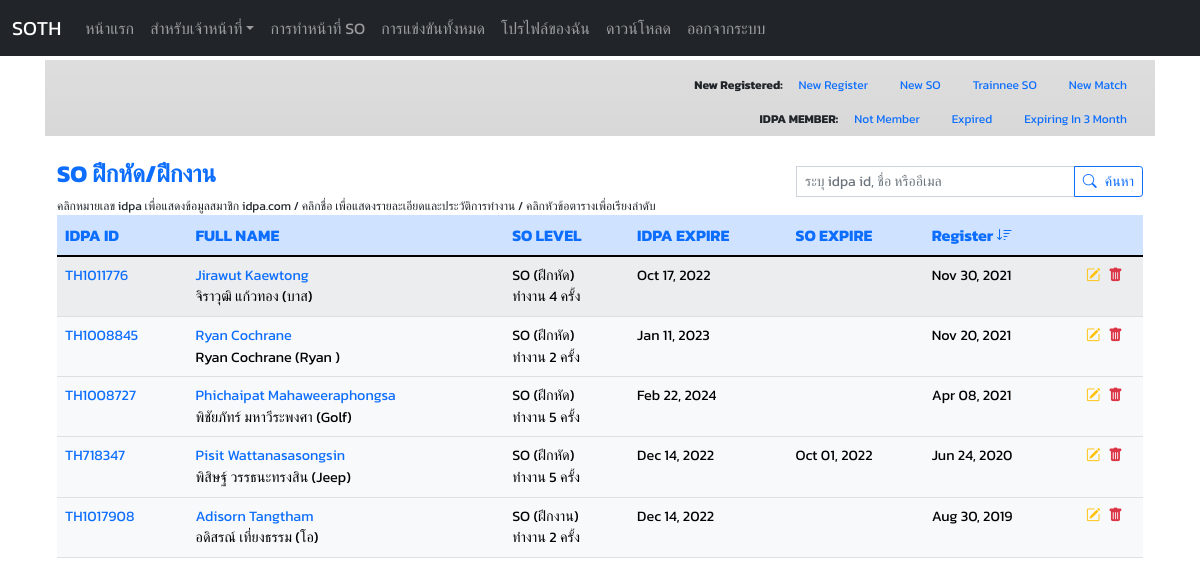
Page /admin/report.php?p=rpt&v=Trainnee&order=Register&sort=z (signed in) on the committed database.
### tables this page shows
CREATE TABLE `so_member` (
  `so_id` int(11) NOT NULL,
  `so_idpa_id` varchar(10) DEFAULT NULL,
  `so_club` varchar(50) DEFAULT NULL,
  `so_firstname` varchar(30) NOT NULL,
  `so_lastname` varchar(30) NOT NULL,
  `so_firstname_en` varchar(30) DEFAULT NULL,
  `so_lastname_en` varchar(30) DEFAULT NULL,
  `so_nickname` varchar(20) NOT NULL,
  `so_citizen_id` varchar(13) NOT NULL,
  `so_dob` date DEFAULT NULL,
  `so_blood_type` varchar(7) DEFAULT NULL,
  `so_sex` varchar(10) DEFAULT NULL,
  `so_address` varchar(50) DEFAULT NULL,
  `so_subdistrict` varchar(30) DEFAULT NULL,
  `so_district` varchar(30) DEFAULT NULL,
  `so_province` varchar(30) DEFAULT NULL,
  `so_zipcode` varchar(5) DEFAULT NULL,
  `so_phone` varchar(30) DEFAULT NULL,
  `so_email` varchar(50) DEFAULT NULL,
  `so_line_id` varchar(60) DEFAULT NULL,
  `so_lineid` varchar(35) DEFAULT NULL,
  `so_idpa_expire` date DEFAULT NULL,
  `so_license_expire` date DEFAULT NULL,
  `so_idpa_profile` varchar(30) DEFAULT NULL,
  `so_level` varchar(12) DEFAULT NULL,
  `so_pwd` varchar(24) DEFAULT NULL,
  `so_auth_lv` int(1) NOT NULL DEFAULT 1 COMMENT '1 idpa member, 3 so member, 5 match director, 6 Stat, 7 administrator, 9 developer',
  `so_avatar` varchar(50) DEFAULT 'img/person.png',
  `so_status` varchar(10) NOT NULL DEFAULT 'enable',
  `so_regis_datetime` datetime DEFAULT NULL,
  `so_editor` varchar(30) DEFAULT NULL,
  `so_lastupdate` datetime NOT NULL DEFAULT current_timestamp()
);

### core.php (called while the page is built, shortened)
<?php
class database extends CommonFnc
{
    protected $mysql_server = "localhost";
    protected $mysql_user = "idpasoth_idpasoth";
    protected $mysql_pass = "Chittong-23";
    protected $mysql_name = "idpasoth_soth";
    public function open_conn()
    {
        $conn = mysqli_connect($this->mysql_server, $this->mysql_user, $this->mysql_pass, $this->mysql_name);
        mysqli_set_charset($conn, "utf8");
        return $conn;
    }
    public function get_result($sql)
    {
        $result = $this->open_conn()->query($sql);
        return $result;
    }
    public function get_db_array($sql, $type = 'key')
    {
        if (isset($sql)) {
            $result = $this->get_result($sql);
            if (!empty($result)) {
                if ($type == 'key') {
                    return $result->fetch_all(MYSQLI_ASSOC);
                } else {
                    return $result->fetch_all(MYSQLI_NUM);
                }
            }
            return NULL;
        } else {
            die("fnc get_db_col no sql parameter.");
        }
    }
    public function get_db_col($sql)
    {
        if (isset($sql)) {
            $result = $this->get_result($sql);
            if (!empty($result)) {
                $row = $result->fetch_array();
                return $row[0];
            }
            return NULL;
        } else {
            die("fnc get_db_col no sql parameter.");
        }
    }
}
?>

### admin/report.php (the view, shortened to what this page needs)
<!doctype html>
<html lang="en">
<?php
include('../core.php');
if (empty($_SESSION["member"])) {
    die('<meta http-equiv="refresh" content="0;url=../sign/signout.php?p=no-right">');
} else {
    $fnc = new web;
    $fnc->debug_console("member info", $_SESSION["member"]);
}
function report_admin_menu()
{
?>
    <div class="container bg-gradient pt-2 text-end d-print-none" style="background-color: #d8d8d8; font-size: 0.75em;">
        <ul class="nav justify-content-end text-capitalize">
            <li class="nav-item align-self-center fw-bold">
                New Registered:
            </li>
            <li class="nav-item">
                <a class="nav-link " aria-current="page" href="?p=rpt&v=newRegister&order=Register&sort=z">New Register</a>
            </li>
            <li class="nav-item">
                <a class="nav-link " aria-current="page" href="?p=rpt&v=newSO&order=Register&sort=z">New SO</a>
            </li>
            <li class="nav-item">
                <a class="nav-link " aria-current="page" href="?p=rpt&v=Trainnee&order=FULL%20NAME&sort=a">Trainnee SO</a>
            </li>
            <li class="nav-item">
                <a class="nav-link " aria-current="page" href="?p=rpt&v=newMatch&order=Register&sort=z">New Match</a>
            </li>
        </ul>
        <ul class="nav justify-content-end text-capitalize">
            <li class="nav-item align-self-center fw-bold">
                IDPA MEMBER:
            </li>
            <li class="nav-item">
                <a class="nav-link " aria-current="page" href="?p=rpt&v=notmember&order=Register&sort=z">Not Member</a>
            </li>
            <li class="nav-item">
                <a class="nav-link " aria-current="page" href="?p=rpt&v=expired&order=IDPA%20EXPIRE&sort=a">Expired</a>
            </li>
            <li class="nav-item">
                <a class="nav-link " aria-current="page" href="?p=rpt&v=exp3month&order=IDPA%20EXPIRE&sort=a">Expiring in 3 month</a>
            </li>
        </ul>
    </div>
<?php
}
function so_list_rpt($rpt_type = "")
{
    global $fnc;
    $sql_order = NULL;
    $sql = "SELECT * FROM `so_member` WHERE ";
    if (isset($_GET["v"]) && $_GET["v"] == "Trainnee") {
        $sql .= "`so_status` = 'enable' AND `so_level` LIKE '%ฝึก%'";
        $rpt_title = "SO ฝึกหัด/ฝึกงาน";
    }
?>
    <div class="container mb-4">
        <div class="row">
            <div class="col-12 col-md-8">
                <h4 class="text-primary text-uppercase mt-4"><strong><?= $rpt_title ?></strong></h4>
            </div>
            <div class="col align-self-end text-end pt-md-4">
                <form action="?" method="get">
                    <div class="input-group input-group-sm">
                        <input type="text" class="form-control" name="keysearch" placeholder="ระบุ idpa id, ชื่อ หรืออีเมล" <?php {
                                                                                                                                if (isset($_GET["keysearch"]) && $_GET["keysearch"] != "") echo ' value="' . $_GET['keysearch'] . '"';
                                                                                                                            } ?> aria-describedby="button-addon2">
                        <button class="btn btn-outline-primary" type="submit" id="button-addon2"><i class="bi bi-search me-2"></i>ค้นหา</button>
                    </div>
                </form>
            </div>
        </div>
        <div>
            <p class="text-mute my-0 py-0" style="font-size: 0.75em;">คลิกหมายเลข idpa เพื่อแสดงข้อมูลสมาชิก idpa.com / คลิกชื่อ เพื่อแสดงรายละเอียดและประวัติการทำงาน / คลิกหัวข้อตารางเพื่อเรียงลำดับ</p>
        </div>
        <table class="table table-light table-striped table-hover">
            <thead>
                <tr class="table-primary">
                    <th class="d-none d-md-table-cell"><?php $sql_order .= table_header_sorting("IDPA ID", "so_idpa_id", $sql_order); ?></th>
                    <th><?php $sql_order .= table_header_sorting("FULL NAME", "so_firstname_en", $sql_order); ?></th>
                    <th class="d-none d-lg-table-cell"><?php $sql_order .= table_header_sorting("SO LEVEL", "so_level", $sql_order); ?></th>
                    <th><?php $sql_order .= table_header_sorting("IDPA EXPIRE", "so_idpa_expire", $sql_order); ?></th>
                    <th><?php $sql_order .= table_header_sorting("SO EXPIRE", "so_license_expire", $sql_order); ?></th>
                    <th class="d-none d-lg-table-cell"><?php $sql_order .= table_header_sorting("Register", "so_regis_datetime	", $sql_order); ?></th>
                    <th class="text-end d-none d-md-table-cell">
                    </th>
                </tr>
            </thead>
            <tbody style="font-size: 0.9em;">
                <?php
                if (isset($sql_order)) {
                    $sql .= $sql_order;
                }
                $sql .= " Limit 30";
                $fnc->debug_console("table so list:", $sql);
                $so_array = $fnc->get_db_array($sql);
                if (!empty($so_array)) {
                    foreach ($so_array as $row) {
                        echo '<tr';
                        if ($_GET["v"] == "Trainnee") {
                            $sql_cnt_on_duty = "SELECT count(`on_duty_id`) as cnd_on_duty FROM `on_duty` WHERE `on_duty_status` = 'enable' AND `so_id` = " . $row["so_id"];
                            $cnt_on_duty = $fnc->get_db_col($sql_cnt_on_duty);
                            if ($cnt_on_duty < 2) {
                                echo ' class="d-none"';
                            }
                        }
                        echo '>
                                <td scope="row" class="d-none d-md-table-cell"><a href="https://www.idpa.com/members/' . $row["so_idpa_id"] . '" target="_blank">' . $row["so_idpa_id"] . '</a></td>
                                <td>';
                        echo '<p class="m-0"><a href="../admin/?p=soinfo&soid=' . $row["so_id"] . '" target="_top">' . $row["so_firstname_en"] . ' ' . $row["so_lastname_en"] . '</a></p>';
                        echo '<p class="m-0">' . $row["so_firstname"] . ' ' . $row["so_lastname"] . ' (' . $row["so_nickname"] . ')</p></td>';
                        echo '<td class="d-none d-lg-table-cell">' . $row["so_level"];
                        if ($_GET["v"] == "Trainnee") {
                            echo '<br>' . 'ทำงาน ' . $cnt_on_duty . ' ครั้ง';
                        }
                        echo '</td>';
                        echo '<td>';
                        if ($row["so_idpa_expire"]) {
                            echo date("M d, Y", strtotime($row["so_idpa_expire"]));
                        }
                        echo '</td>';
                        echo '<td>';
                        if ($row["so_license_expire"]) {
                            echo date("M d, Y", strtotime($row["so_license_expire"]));
                        }
                        echo '</td>
                                <td class="d-none d-lg-table-cell">' . date("M d, Y", strtotime($row["so_regis_datetime"])) . '</td>';
                        echo '<td class="text-center d-none d-md-table-cell">';
                        if ($_GET["v"] == "newRegister") {
                            echo '<a href="../db_mgt.php?p=so&act=approved&soid=' . $row["so_id"] . '" target="_top" class="link-primary"><i class="bi bi-person-circle"></i></a>';
                        } else {
                            echo '<a href="../admin/?p=so&act=soedit&soid=' . $row["so_id"] . '" target="_blank" class="link-warning"><i class="bi bi-pencil-square"></i></a>';
                        }
                        echo '<a href="../db_mgt.php?p=so&&act=sodelete&soid=' . $row["so_id"] . '" target="_top" class="link-danger ps-2">' . '<i class="bi bi-trash-fill"></i>' . '</a></td>';
                        echo '</tr>';
                    }
                } else {
                    echo '<tr><td colspan="8" class="text-center">SO not founded.</td></tr>';
                }
                ?>
            </tbody>
        </table>
    </div>
<?php
}
function table_header_sorting($label, $col_name, $sql_order = NULL)
{
    if (isset($_GET["order"]) && $_GET["order"] == $label) {
        if (isset($_GET["sort"]) && $_GET["sort"] == "z") {
            $sql_order = " ORDER BY " . $col_name . " DESC";
            echo '<a href="?p=' . $_GET["p"] . '&v=' . $_GET["v"] . '&order=' . $label . '&sort=a" target="_top">' . $label . ' <i class="bi bi-sort-down"></i>' . '</a>';
        } else {
            echo '<a href="?p=' . $_GET["p"] . '&v=' . $_GET["v"] . '&order=' . $label . '&sort=z" target="_top">' . $label . ' <i class="bi bi-sort-down-alt"></i>' . '</a>';
            $sql_order = " ORDER BY " . $col_name . " ASC";
        }
        return $sql_order;
    } else {
        echo '<a href="?p=' . $_GET["p"] . '&v=' . $_GET["v"] . '&order=' . $label . '&sort=a" target="_top">' . $label . '</a>';
    }
}
?>
<head>
    <link href="https://cdn.jsdelivr.net/npm/bootstrap@5.1.1/dist/css/bootstrap.min.css" rel="stylesheet">
    <link rel="stylesheet" href="../css/style.css">
</head>
<body>
    <nav class="navbar navbar-expand-md navbar-dark fixed-top bg-dark">
        <div class="container-fluid">
            <a class="navbar-brand" href="#">SOTH</a>
            <div class="collapse navbar-collapse" id="navbarCollapse">
                <ul class="navbar-nav me-auto mb-2 mb-md-0 text-capitalize">
                    <li class="nav-item">
                        <a class="nav-link" aria-current="page" href="../member/">หน้าแรก</a>
                    </li>
                    <?php if ($_SESSION["member"]["auth_lv"] >= 5) { ?>
                        <li class="nav-item dropdown">
                            <a class="nav-link dropdown-toggle" aria-current="page" data-bs-toggle="dropdown" href="#" role="button" aria-expanded="false">สำหรับเจ้าหน้าที่</a>
                        </li>
                    <?php } ?>
                    <li class="nav-item">
                        <a class="nav-link" href="../member/?p=jobs">การทำหน้าที่ SO</a>
                    </li>
                    <li class="nav-item">
                        <a class="nav-link" href="../member/?p=matchs">การแข่งขันทั้งหมด</a>
                    </li>
                    <li class="nav-item">
                        <a class="nav-link" href="../member/?p=profile">โปรไฟล์ของฉัน</a>
                    </li>
                    <li class="nav-item">
                        <a class="nav-link" href="../member/?p=download">ดาวน์โหลด</a>
                    </li>
                    <li class="nav-item">
                        <a class="nav-link" href="../sign/signout.php?p=signout">ออกจากระบบ</a>
                    </li>
                </ul>
            </div>
        </div>
    </nav>
    <main class="flex-shrink-0">
        <div class="container">
            <?php
            if (isset($_GET["p"]) && $_GET["p"] == "rpt") {
                if ($_SESSION["member"]["auth_lv"] >= 7) {
                    report_admin_menu();
                }
                if (isset($_GET["v"]) && $_GET["v"] != "") {
                    switch ($_GET["v"]) {
                        case "Trainnee":
                            so_list_rpt($_GET["p"]);
                            break;
                    }
                }
            } else {
            ?>
                <h1 class="mt-5">Reports</h1>
                <p class="lead">Coming soon...</p>
            <?php
            }
            ?>
        </div>
    </main>
</body>
</html>

### css/style.css (style rules this page uses)
main>.container { padding: 60px 15px 0; }
body { font-family: 'Kanit', sans-serif; size: 1rem; }
a { text-decoration: none; }

### rows in the picture
so_member: so_idpa "TH1011776", so_firstname_en "Jirawut", so_lastname_en "Kaewtong", so_firstname "จิราวุฒิ", so_lastname "แก้วทอง", so_nickname "บาส", so_level "SO (ฝึกหัด)", cnt_on_duty "4", so_idpa_expire "Oct 17, 2022", so_regis_datetime "Nov 30, 2021"
so_member: so_idpa "TH1008845", so_firstname_en "Ryan", so_lastname_en "Cochrane", so_firstname "Ryan", so_lastname "Cochrane", so_nickname "Ryan", so_level "SO (ฝึกหัด)", cnt_on_duty "2", so_idpa_expire "Jan 11, 2023", so_regis_datetime "Nov 20, 2021"
so_member: so_idpa "TH1008727", so_firstname_en "Phichaipat", so_lastname_en "Mahaweeraphongsa", so_firstname "พิชัยภัทร์", so_lastname "มหาวีระพงศา", so_nickname "Golf", so_level "SO (ฝึกหัด)", cnt_on_duty "5", so_idpa_expire "Feb 22, 2024", so_regis_datetime "Apr 08, 2021"
so_member: so_idpa "TH718347", so_firstname_en "Pisit", so_lastname_en "Wattanasasongsin", so_firstname "พิสิษฐ์", so_lastname "วรรธนะทรงสิน", so_nickname "Jeep", so_level "SO (ฝึกหัด)", cnt_on_duty "5", so_idpa_expire "Dec 14, 2022", so_license_expire "Oct 01, 2022", so_regis_datetime "Jun 24, 2020"
so_member: so_idpa "TH1017908", so_firstname_en "Adisorn", so_lastname_en "Tangtham", so_firstname "อดิสรณ์", so_lastname "เที่ยงธรรม", so_nickname "โอ", so_level "SO (ฝึกงาน)", cnt_on_duty "2", so_idpa_expire "Dec 14, 2022", so_regis_datetime "Aug 30, 2019"

### other values in the picture
$rpt_title "SO ฝึกหัด/ฝึกงาน"
$label "IDPA ID FULL NAME SO LEVEL IDPA EXPIRE SO EXPIRE"
$label "Register"
